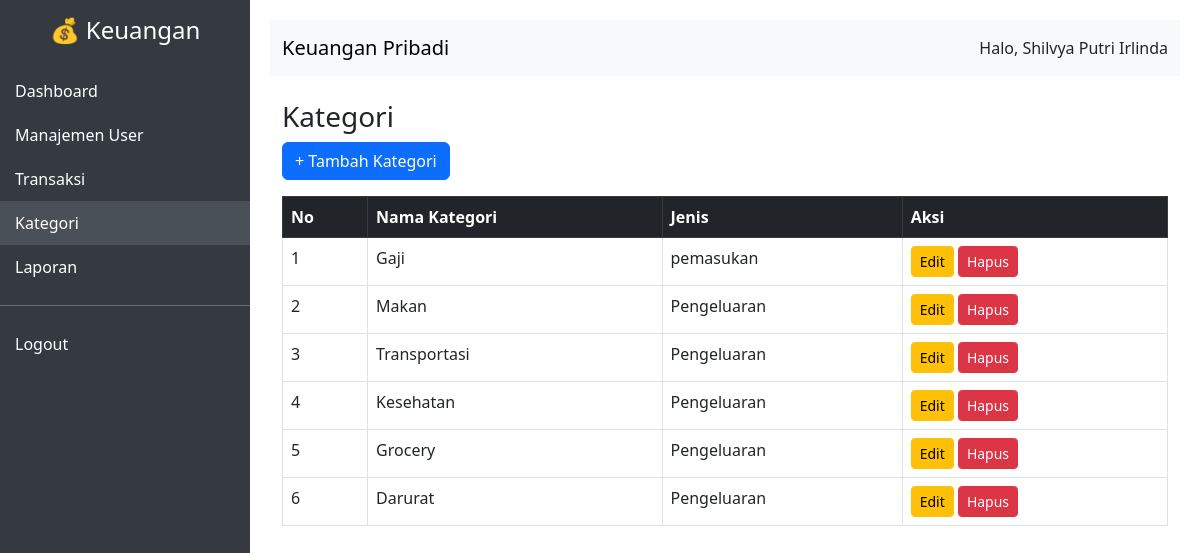
The app's page /pages/kategori/index.php (signed in) with its own data.
### tables this page shows
CREATE TABLE `kategori` (
  `id_kategori` int(11) NOT NULL,
  `id_jt` int(11) DEFAULT NULL,
  `nama_kategori` varchar(100) DEFAULT NULL
);

CREATE TABLE `jenis_transaksi` (
  `id_jt` int(11) NOT NULL,
  `nama_jenis` varchar(50) DEFAULT NULL
);

### pages/kategori/index.php (the view, shortened to what this page needs)
<?php
require_once "../../config/database.php";
include "../../includes/header.php";
$stmt = $conn->query("
    SELECT kategori.*, jenis_transaksi.nama_jenis
    FROM kategori
    JOIN jenis_transaksi ON kategori.id_jt = jenis_transaksi.id_jt
");
$data = $stmt->fetchAll(PDO::FETCH_ASSOC);
?>
<div class="container">
    <h3>Kategori</h3>
    <a href="form.php" class="btn btn-primary mb-3">+ Tambah Kategori</a>
    <table class="table table-bordered">
        <thead class="table-dark">
            <tr>
                <th>No</th>
                <th>Nama Kategori</th>
                <th>Jenis</th>
                <th>Aksi</th>
            </tr>
        </thead>
        <tbody>
        <?php $no=1; foreach($data as $d): ?>
            <tr>
                <td><?= $no++ ?></td>
                <td><?= $d['nama_kategori'] ?></td>
                <td><?= $d['nama_jenis'] ?></td>
                <td>
                    <a href="form.php?id=<?= $d['id_kategori'] ?>" class="btn btn-warning btn-sm">Edit</a>
                    <a href="../../process/kategori_proses.php?hapus=<?= $d['id_kategori'] ?>"
                       onclick="return confirm('Hapus data?')"
                       class="btn btn-danger btn-sm">Hapus</a>
                </td>
            </tr>
        <?php endforeach; ?>
        </tbody>
    </table>
</div>
<?php include "../../includes/footer.php"; ?>

### includes/header.php (shortened to what this page needs)
<?php
$current = $_SERVER['REQUEST_URI'];
?>
<!DOCTYPE html>
<html>
<head>
    <link href="https://cdn.jsdelivr.net/npm/bootstrap@5.3.0/dist/css/bootstrap.min.css" rel="stylesheet">
</head>
<body>
<div class="sidebar">
    <h4 class="text-center py-3">💰 Keuangan</h4>
    <?php if ($_SESSION['user']['role'] == 1): ?>
        <a href="/keuangan_pribadi/pages/admin/dashboard.php"
           class="<?= strpos($current, 'admin/dashboard.php') !== false ? 'active-menu' : '' ?>">
            Dashboard
        </a>
    <?php endif; ?>
    <?php if ($_SESSION['user']['role'] == 1): ?>
        <a href="/keuangan_pribadi/pages/admin/user/index.php"
           class="<?= strpos($current, '/admin/user/') !== false ? 'active-menu' : '' ?>">
            Manajemen User
        </a>
    <?php endif; ?>
    <a href="/keuangan_pribadi/pages/transaksi/index.php"
       class="<?= strpos($current, 'transaksi') !== false ? 'active-menu' : '' ?>">
        Transaksi
    </a>
    <a href="/keuangan_pribadi/pages/kategori/index.php"
       class="<?= strpos($current, 'kategori') !== false ? 'active-menu' : '' ?>">
        Kategori
    </a>
    <a href="/keuangan_pribadi/pages/laporan.php"
       class="<?= strpos($current, 'laporan') !== false ? 'active-menu' : '' ?>">
        Laporan
    </a>
    <hr>
    <a href="/keuangan_pribadi/auth/logout.php">
        Logout
    </a>
</div>
<div class="content">
<nav class="navbar navbar-light bg-light mb-4">
    <div class="container-fluid">
        <span class="navbar-brand">
            Keuangan Pribadi
        </span>
        <span>
            Halo, <?= $_SESSION['user']['nama'] ?? 'User'; ?>
        </span>
    </div>
</nav>

### includes/footer.php (shortened to what this page needs)
</div>
</body>
</html>

### includes/header.php (style rules this page uses)
body { display: flex; }
.sidebar { width: 250px; min-height: 100vh; background: #343a40; color: white; }
.sidebar a { color: white; text-decoration: none; display: block; padding: 10px 15px; }
.active-menu { background: #495057; }
.content { flex: 1; padding: 20px; }

### records on screen
kategori: nama_kategori "Gaji", id_jt.nama_jenis "pemasukan"
kategori: nama_kategori "Makan", id_jt.nama_jenis "Pengeluaran"
kategori: nama_kategori "Transportasi", id_jt.nama_jenis "Pengeluaran"
kategori: nama_kategori "Kesehatan", id_jt.nama_jenis "Pengeluaran"
kategori: nama_kategori "Grocery", id_jt.nama_jenis "Pengeluaran"
kategori: nama_kategori "Darurat", id_jt.nama_jenis "Pengeluaran"

### other values on screen
$_SESSION['user']['nama'] "Shilvya Putri Irlinda"
